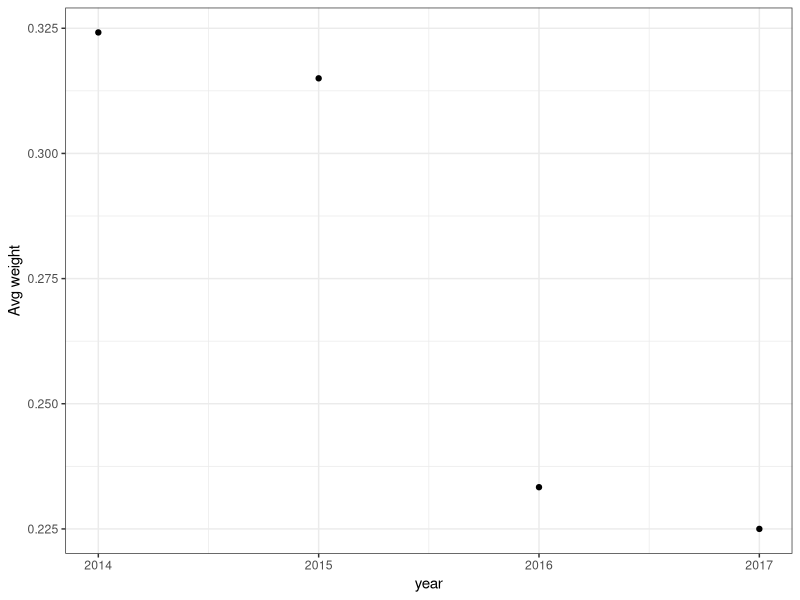
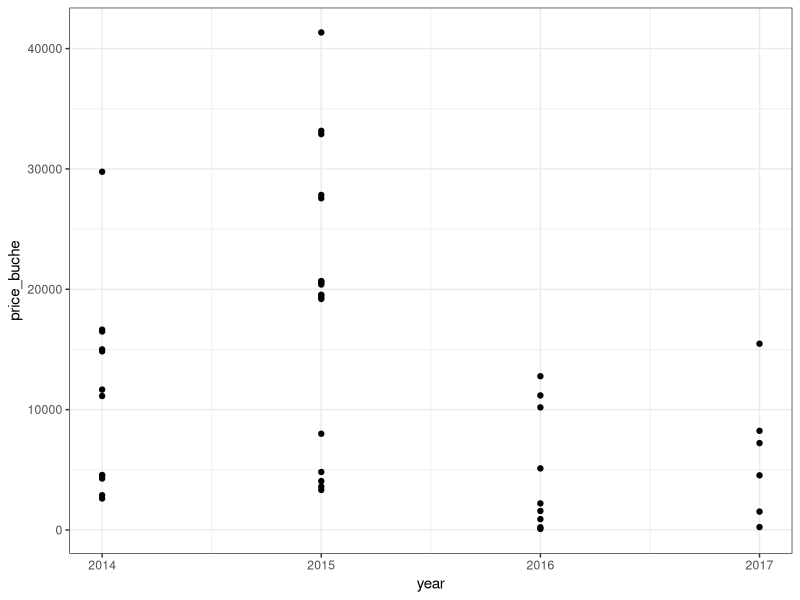
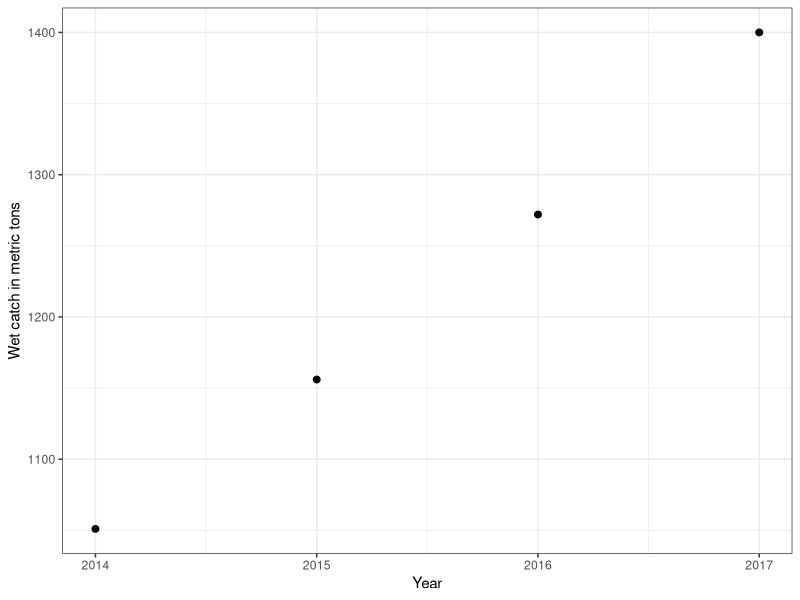
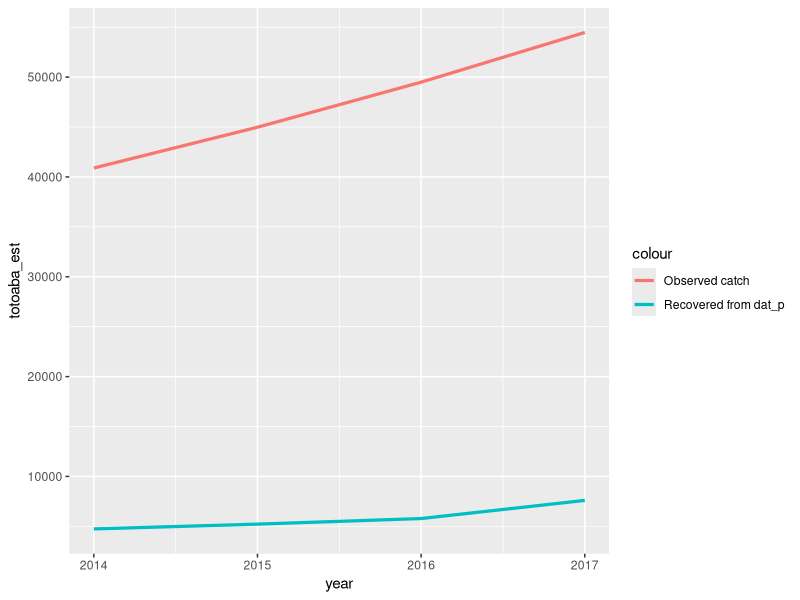
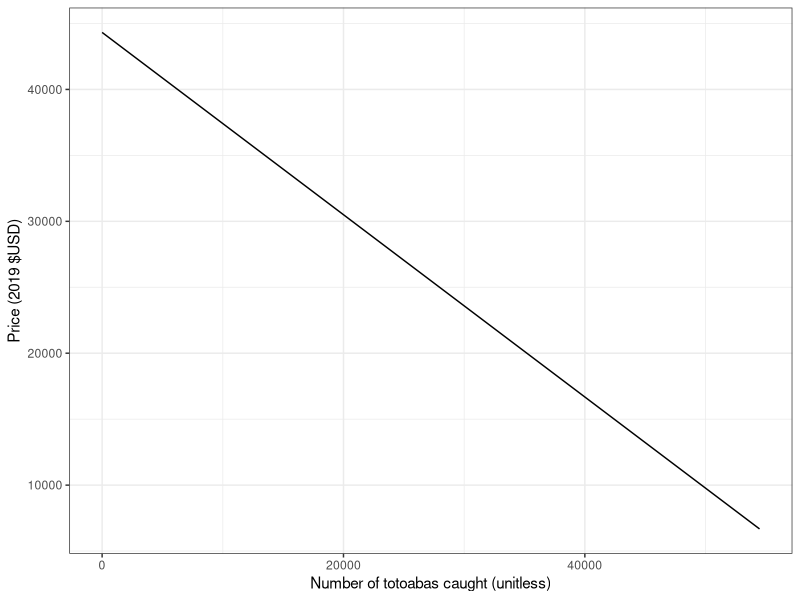
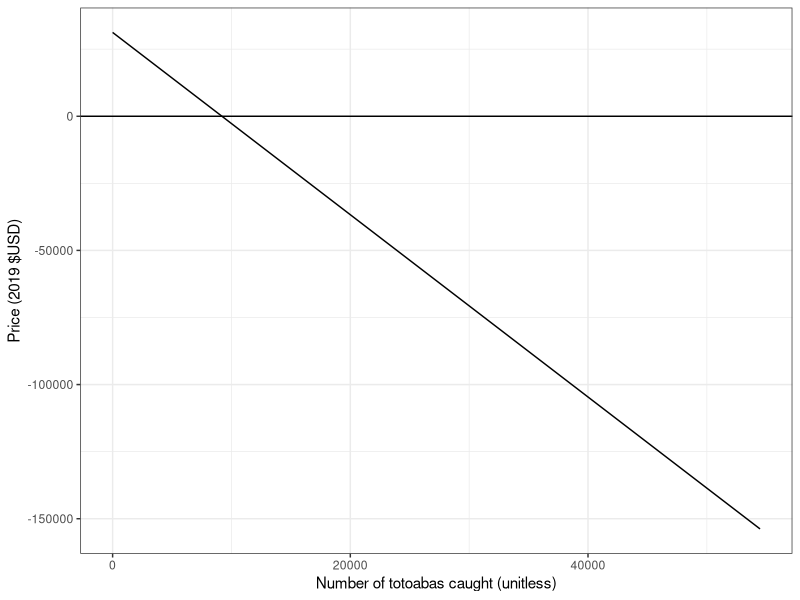

Write the R code that produced these figures, in order.
## ---- chunk 1
knitr::opts_chunk$set(echo = F)
library(tidyverse)
library(here)
## ---- chunk 2
dat_p = read.csv(here("data","andrew","dat_p.csv")) #Price-quantity data (OG Paper)
dat_b = read.csv(here('data', 'andrew', "dat_bc.csv"))
## ---- chunk 3
dat_p %>% 
  group_by(year) %>%
 summarise_at(vars(kg), list(name = mean))%>%
  ggplot(aes(x = year,  y = name))+
  geom_point()+
  theme_bw()+
  ylab('Avg weight')
## ---- chunk 4
dat_p = dat_p %>%
  mutate(price_buche = g*p,
         price_kg = p*1000)
dat_p %>%
  ggplot(aes(x=year))+
  geom_point(aes(y = price_buche))+
  theme_bw()
## ---- chunk 5
dat_b %>% subset(y>2013)%>%
  ggplot(aes(x=y, y= c))+
  geom_point(size = 2)+
  theme_bw()+
  ylab("Wet catch in metric tons")+
  xlab('Year')
## ---- chunk 6
dat_p = dat_p %>% mutate(totoaba = (q*1000)/.5)
dat_b = dat_b %>% mutate(totoaba = (c*1000/25.7))

data.frame( totoaba_est = dat_p %>% select(totoaba) %>% unique() %>% pull(),
            totoaba_obs = dat_b %>% subset(y>2013) %>% select(totoaba)%>%pull(),
            year = c(2014, 2015, 2016, 2017))%>%
  ggplot(aes(x=year))+
  geom_line(aes(y = totoaba_est, colour= 'Recovered from dat_p'), linewidth = 1.1)+
  geom_line(aes(y = totoaba_obs, colour = 'Observed catch'), linewidth = 1.1)
  
## ---- chunk 7
results = data.frame()
new_dat = merge(dat_b %>% subset(y>2013) %>% select(y,totoaba) %>%rename(year=y), dat_p %>% select(year, price_buche))
model = lm(price_buche ~ totoaba, data = new_dat)
summary(model)

demand = function(totoaba){
  y = model$coefficients[1] + model$coefficients[2]*totoaba
  return(y)
}

data.frame(x = seq(1,max(dat_b %>% subset(y>2013)%>%select(totoaba)))) %>%
  mutate(demand = demand(x))%>%
  ggplot(aes(x = x, y = demand))+
  geom_line()+
  xlab('Number of totoabas caught (unitless)')+
  ylab('Price (2019 $USD)')+
  theme_bw()

results = results %>% rbind(model$coefficients)
## ---- chunk 8
new_dat = dat_p %>% select(price_buche, totoaba)
model = lm(price_buche ~ totoaba, data = new_dat)
summary(model)

demand = function(totoaba){
  y = model$coefficients[1] + model$coefficients[2]*totoaba
  return(y)
}

data.frame(x = seq(1,max(dat_b %>% subset(y>2013)%>%select(totoaba)))) %>%
  mutate(demand = demand(x))%>%
  ggplot(aes(x = x, y = demand))+
  geom_line()+
  xlab('Number of totoabas caught (unitless)')+
  ylab('Price (2019 $USD)')+
  theme_bw()+
  geom_hline(yintercept=0)

results = results %>% rbind(model$coefficients)
## ---- chunk 9
colnames(results) = c('Intercept (alpha)', 'beta')
print(results)
## ---- chunk 10
results = results[1,]
